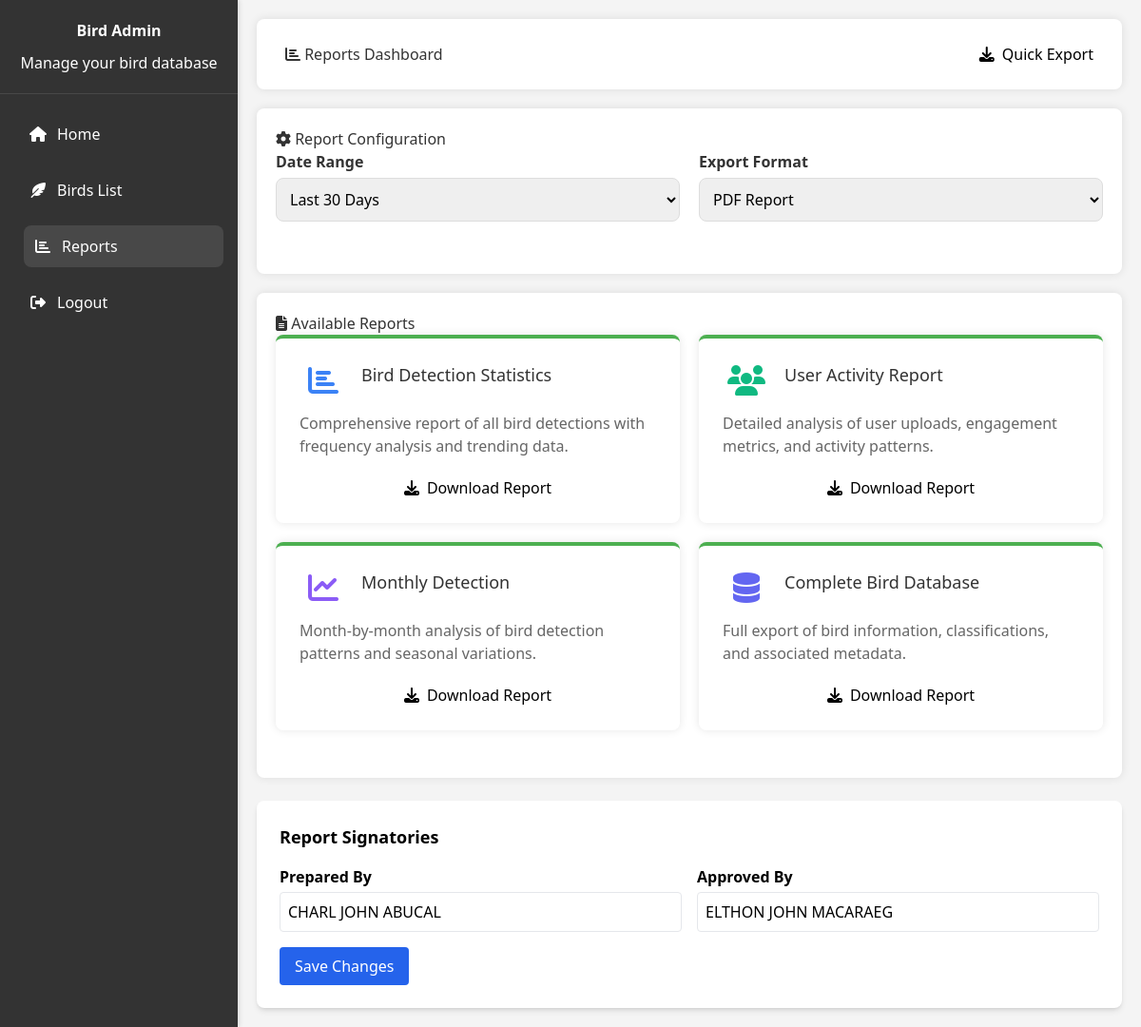
Page /reports/ on the earlier database version.
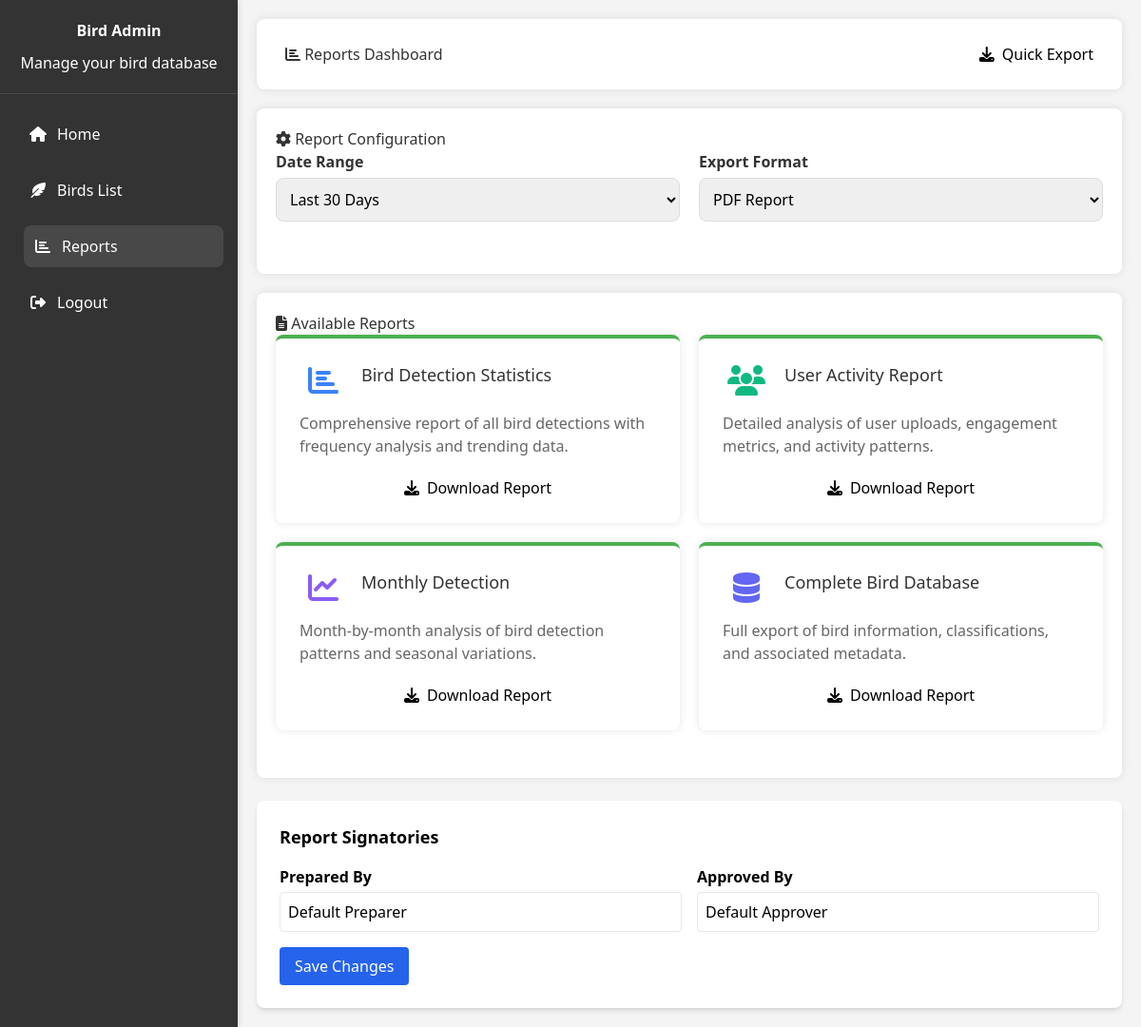
Same page on the later database version.
### myapp/models.py (models this page shows, shortened)
class Signatory(models.Model):
    prepared_by = models.CharField(max_length=100, default="Default Preparer")
    approved_by = models.CharField(max_length=100, default="Default Approver")
    updated_at = models.DateTimeField(auto_now=True)

### myapp/views.py (the view)
# urls.py: path('reports/', views.reports_view, name='reports'),
def reports_view(request):
    signatory, created = Signatory.objects.get_or_create(id=1)
    if request.method == "POST":
        signatory.prepared_by = request.POST.get("prepared_by")
        signatory.approved_by = request.POST.get("approved_by")
        signatory.save()
        return redirect("reports")
    return render(request, "reports.html", {"signatory": signatory})

### myapp/templates/reports.html (shortened to what the changed rows need)
<!DOCTYPE html>
<html lang="en">
<head>
    <link rel="stylesheet" href="https://cdnjs.cloudflare.com/ajax/libs/font-awesome/6.4.0/css/all.min.css">
    <script src="https://cdn.tailwindcss.com"></script>
</head>
<body>
    <div class="dashboard">
        <div class="sidebar" id="sidebar">
            <div class="sidebar-header">
                <h2>Bird Admin</h2>
            </div>
        </div>
        <div class="main-content">
            <div class="header">
                <h1><i class="fas fa-chart-bar"></i> Reports Dashboard</h1>
            </div>
            <div class="container">
                <h2><i class="fas fa-cog"></i> Report Configuration</h2>
            </div>
            <div class="container">
                <h2><i class="fas fa-file-alt"></i> Available Reports</h2>
            </div>
<div class="mt-6 bg-white rounded-lg shadow-md p-6">
    <form method="POST">
        <div class="grid grid-cols-1 md:grid-cols-2 gap-4">
            <div>
                <label class="block font-semibold">Prepared By</label>
                <input type="text" name="prepared_by" value="{{ signatory.prepared_by }}"
                       class="w-full border rounded p-2 mt-1" required>
            </div>
            <div>
                <label class="block font-semibold">Approved By</label>
                <input type="text" name="approved_by" value="{{ signatory.approved_by }}"
                       class="w-full border rounded p-2 mt-1" required>
            </div>
        </div>
    </form>
</div>
        </div>
    </div>
</body>
</html>

Differences in the rows shown:
changed Signatory: prepared_by "CHARL JOHN ABUCAL" → "Default Preparer"; approved_by "ELTHON JOHN MACARAEG" → "Default Approver"
